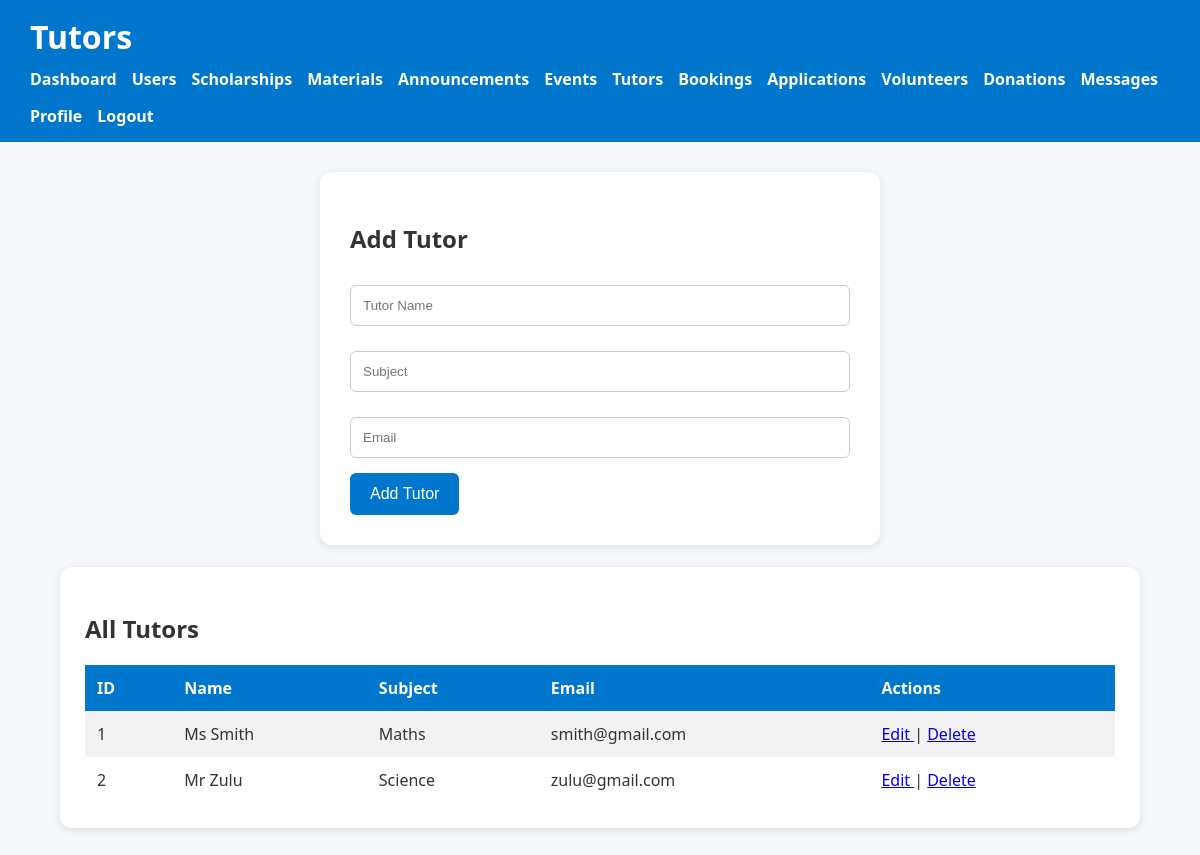
The page /manage_tutors.php (signed in) on the database its author committed.
### tables this page shows
CREATE TABLE `tutors` (
  `id` int(11) NOT NULL,
  `tutor_name` varchar(100) DEFAULT NULL,
  `subject` varchar(100) DEFAULT NULL,
  `email` varchar(100) DEFAULT NULL
);

### manage_tutors.php (the view, shortened to what this page needs)
<?php
include("db.php");
$result=mysqli_query(
$conn,
"SELECT * FROM tutors");
?>
<!DOCTYPE html>
<html>
<head>
<link rel="stylesheet" href="style.css">
</head>
<body>
<header>
<h1>Tutors</h1>
<nav>
<a href="admin_dashboard.php">Dashboard</a>
<a href="manage_users.php">Users</a>
<a href="manage_scholarships.php">Scholarships</a>
<a href="manage_materials.php">Materials</a>
<a href="manage_announcements.php">Announcements</a>
<a href="manage_events.php">Events</a>
<a href="manage_tutors.php">Tutors</a>
<a href="manage_bookings.php">Bookings</a>
<a href="manage_applications.php">Applications</a>
<a href="manage_volunteers.php">Volunteers</a>
<a href="manage_donations.php">Donations</a>
<a href="manage_contacts.php">Messages</a>
<a href="profile.php">Profile</a>
<a href="logout.php">Logout</a>
</nav>
</header>
<div class="container">
<form method="POST">
<h2>Add Tutor</h2>
<input
type="text"
name="tutor_name"
placeholder="Tutor Name"
required>
<input
type="text"
name="subject"
placeholder="Subject"
required>
<input
type="email"
name="email"
placeholder="Email"
required>
<button
type="submit"
name="add">
Add Tutor
</button>
</form>
<br>
<div class="card">
<h2>All Tutors</h2>
<table>
<tr>
<th>ID</th>
<th>Name</th>
<th>Subject</th>
<th>Email</th>
<th>Actions</th>
</tr>
<?php while($row=mysqli_fetch_assoc($result)){ ?>
<tr>
<td><?php echo $row['id']; ?></td>
<td><?php echo $row['tutor_name']; ?></td>
<td><?php echo $row['subject']; ?></td>
<td><?php echo $row['email']; ?></td>
<td>
<a href="edit_tutor.php?id=<?php echo $row['id']; ?>">
Edit
</a>
|
<a
onclick="return confirm('Delete this tutor?')"
href="delete_tutor.php?id=<?php echo $row['id']; ?>">
Delete
</a>
</td>
</tr>
<?php } ?>
</table>
</div>
</div>
</body>
</html>

### style.css (style rules this page uses)
body { margin:0; font-family:Segoe UI, Arial, sans-serif; background:#f4f8fc; color:#333; }
header { background:#0077CC; color:white; padding:15px 30px; }
header h1 { margin:0; }
nav { margin-top:10px; display:flex; flex-wrap:wrap; gap:15px; }
nav a { color:white; text-decoration:none; font-weight:bold; }
.container { width:90%; max-width:1100px; margin:auto; padding:30px 0; }
.card { background:white; padding:25px; border-radius:12px; box-shadow:0 2px 10px rgba(0,0,0,0.1); transition:.3s; margin-bottom:20px; }
form { background:white; padding:30px; max-width:500px; margin:auto; border-radius:12px; box-shadow:0 2px 10px rgba(0,0,0,0.1); }
input, textarea, select { width:100%; padding:12px; margin-top:10px; margin-bottom:15px; border:1px solid #ccc; border-radius:6px; box-sizing:border-box; }
button { padding:12px 20px; background:#0077CC; color:white; border:none; border-radius:6px; cursor:pointer; font-size:16px; transition:.3s; }
table { width:100%; border-collapse:collapse; }
th { background:#0077CC; color:white; }
th, td { padding:12px; text-align:left; }
tr:nth-child(even) { background:#f2f2f2; }

### rows shown on the page
tutors: id "1", tutor_name "Ms Smith", subject "Maths", email "smith@gmail.com"
tutors: id "2", tutor_name "Mr Zulu", subject "Science", email "zulu@gmail.com"
